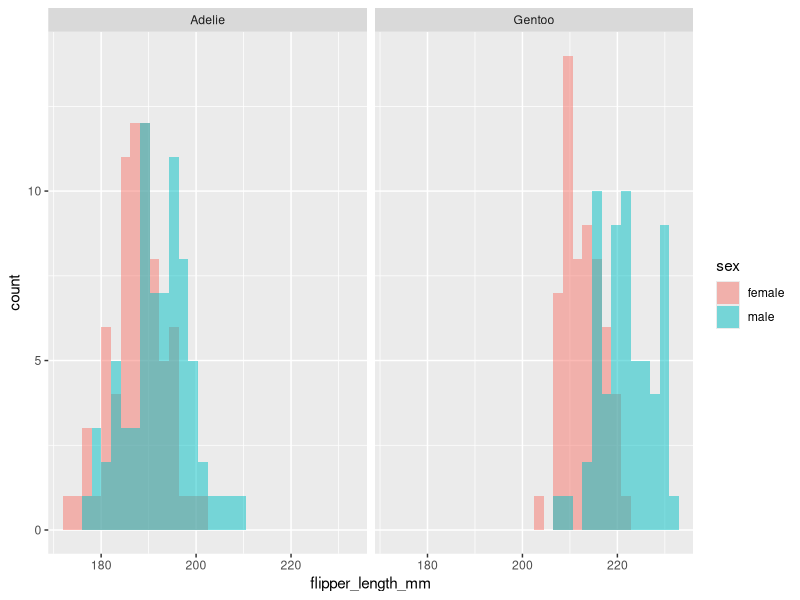
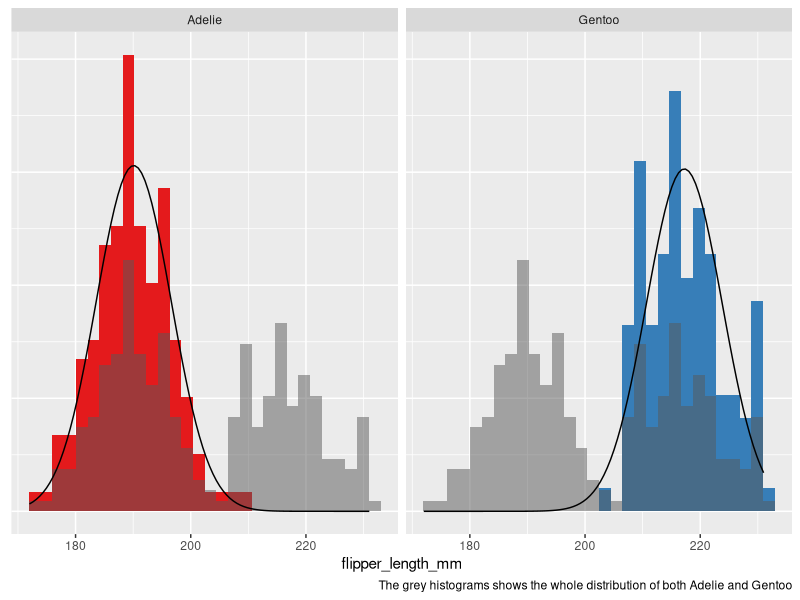
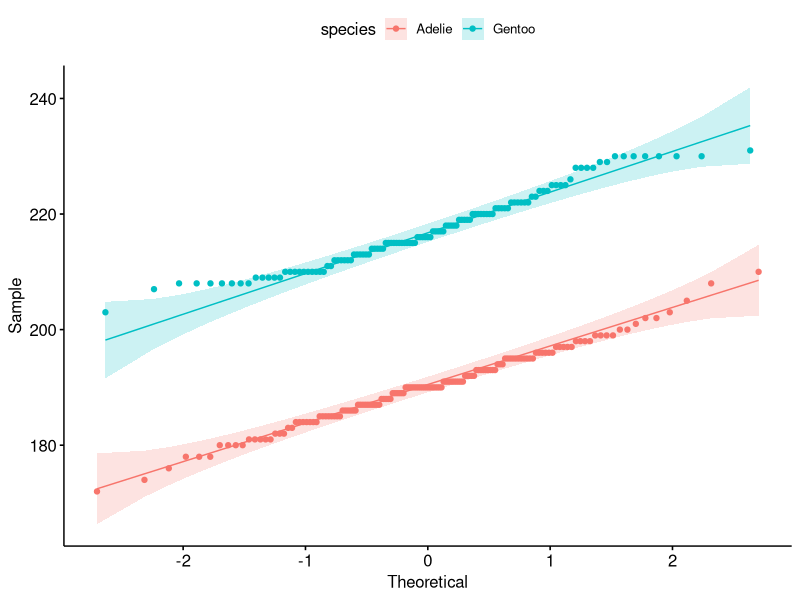

Generate these figures, in order, with R:
## ---- chunk 1
knitr::opts_chunk$set(echo = TRUE)
## ---- chunk 2
library(Hmisc)  #loading hmisc library
library(palmerpenguins)
#looking at the data
class(penguins)
describe(penguins) #summarising the data
## ---- chunk 3
library(palmerpenguins)
library(knitr)
library(tidyverse)
penguins_filter <-
  #taking original data set
  penguins %>%
  #filtering out any values equal to NA 
  drop_na(bill_depth_mm, bill_length_mm, flipper_length_mm, body_mass_g, sex) %>%
  #filtering to remove Chinstrap species from the data
  filter(species != "Chinstrap") %>%
  #converting factor to character
  mutate(species = as.character(species))
kable(head(penguins_filter))
## ---- chunk 4
ggplot(data = penguins_filter, aes(x = flipper_length_mm, fill=sex))+
  geom_histogram(alpha=0.5, position="identity") +
  facet_wrap(.~species)
## ---- chunk 5
#calculating mean and sd 
d_summary <-
  penguins_filter %>% 
  #split by species
  group_by(species) %>% 
  #calculating mean and sd
  summarise(len_m = mean(flipper_length_mm, na.rm = T),
            len_sd = sd(flipper_length_mm, na.rm = T))

#creating a full distribution of data, without species difference
d2<-
  penguins_filter %>% 
  #selecting data
  dplyr::select(-species)

#plotting
penguins_filter %>% 
  ggplot() +
  aes() +
  #a histogram of penguins_filter data
  geom_histogram(aes(y = ..density.., x = flipper_length_mm, fill = species)) +
  #faceting by species
  facet_wrap(~ species) +
  #creating the histogram of the full data
  geom_histogram(data = d2, aes(y = ..density.., x = flipper_length_mm), 
                 alpha = .5) +
  #calcualte the normal distrubution of Adelie and overlaying it
  stat_function(data = d_summary %>% filter(species == "Adelie"),
                fun = dnorm,
                args = list(mean = filter(d_summary, 
                                          species == "Adelie")$len_m,
                            sd = filter(d_summary, 
                                        species == "Adelie")$len_sd)) +
  #calcualte the normal distrubution of Gentoo and overlaying it
  stat_function(data = d_summary %>% filter(species == "Gentoo"),
                fun = dnorm,
                args = list(mean = filter(d_summary, 
                                          species == "Gentoo")$len_m,
                            sd = filter(d_summary, 
                                        species == "Gentoo")$len_sd)) +
  #setting appearance
  theme(legend.position = "none",
        axis.title.y = element_blank(),
        axis.text.y = element_blank(),
        axis.ticks.y = element_blank()) +
  labs(caption = "The grey histograms shows the whole distribution of both Adelie and Gentoo") +
  #colors
  scale_fill_brewer(type = "qual", palette = "Set1")
## ---- chunk 6
library(ggpubr)
ggqqplot(penguins_filter, x="flipper_length_mm", color="species")

## ---- chunk 7
library(rstatix) #using rstatix library
library(knitr)
t_test <- penguins_filter %>%
              t_test(flipper_length_mm~species, detailed=T) %>%
              #return the significances
              add_significance()
#print result
kable(t_test)
